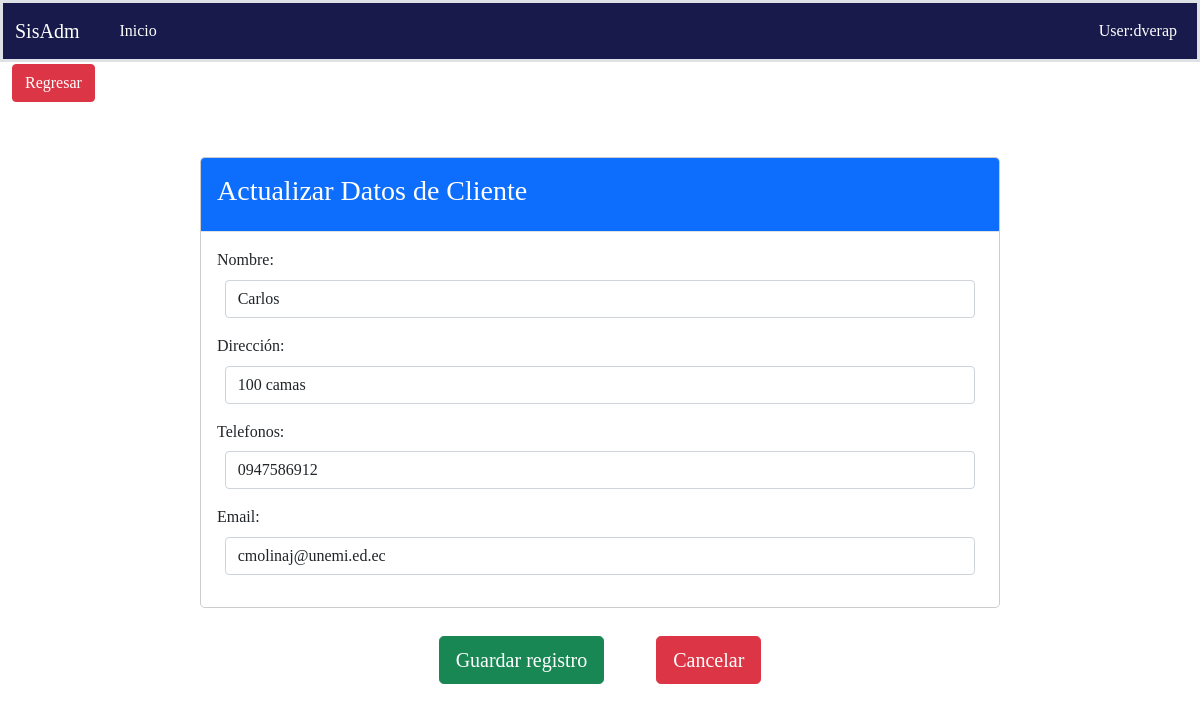
The page /cuenta_cobrar/editar_cliente/6 on the database its author committed.
### Aplicacion/cuenta_cobrar/models.py (models this page shows, shortened)
class Cliente(models.Model):
    nombre = models.CharField(max_length=200, unique=True)
    direccion = models.CharField(max_length=200, blank=True, null=True, verbose_name='Dirección')
    telefonos = models.CharField(max_length=50, blank=True, null=True)
    email = models.CharField(max_length=100,unique=True)

### Aplicacion/cuenta_cobrar/views/cliente/views.py (the view)
# urls.py: path('editar_cliente/<int:pk>', ActualizarCliente.as_view(), name="editar_cliente"),
class ActualizarCliente(UpdateView):
    model = Cliente
    template_name = "cliente/editar_cliente.html"
    success_url = reverse_lazy('cuenta_cobrar:detalle_cliente')
    form_class = Clientes
    def get_context_data(self, **kwargs):
        context = super().get_context_data(**kwargs)
        context['action_save'] = self.request.path
        context['titulo'] = 'Actualizar Datos de Cliente'
        context['url_anterior'] = '/cuenta_cobrar/detalle_cliente'
        context['listar_url'] = '/cuenta_cobrar/detalle_cliente'
        return context

### Aplicacion/cuenta_cobrar/forms.py
class Clientes(ModelForm):
    def __init__(self, *args, **kwargs):
        super().__init__(*args, **kwargs)
        for form in self.visible_fields():
            form.field.widget.attrs['class'] = 'form-control'
            form.field.widget.attrs['autocomplete'] = 'off'
    class Meta:
        model = Cliente
        fields = '__all__'
        widgets = {
          'telefonos': forms.NumberInput(attrs={'placerholder': 'Ingrese su número de teléfono'}),
          'fecha': forms.DateInput(
                         format=('%Y-%m-%d'),
                         attrs={'class': 'form-control', 'type': 'date'}
          ),
        }

### Aplicacion/cuenta_cobrar/templates/cliente/editar_cliente.html (shortened to what this page needs)
{% extends 'formulario.html' %}
{% load static %}
{% block controls %}
        {{ form.as_p }}
{% endblock %}

### static/css/estilo.css (style rules this page uses)
body { background-color:black; background-image: radial-gradient(#6e6c6c, rgba(245, 248, 245, 0.2) 2px, transparent 40px), radial-gradient(white, rgba(255,255,255,.15) 1px, transparent 30px), radial-gradient(white, rgba(255,255,255,.1) 2px, transparent 40px), radial-gradient(rgba(255,255,255,.4), rgba(255,255,255,.1) 2px, transparent 30px); background-size: 550px 550px, 350px 350px, 250px 250px, 150px 150px; background-position: 0 0, 40px 60px, 130px 270px, 70px 100px; color: #171a4a; }

### static/css/diseño.css (style rules this page uses)
body { font-family: "Droid Sans Mono Slashed"; }
.form-control { display:block; width: 98%; margin: 1%; }

### rows shown on the page
Cliente: nombre "Carlos", direccion "100 camas", telefonos "0947586912", email "cmolinaj@unemi.ed.ec"

### other values the page prints
{{ titulo }} "Actualizar Datos de Cliente"
